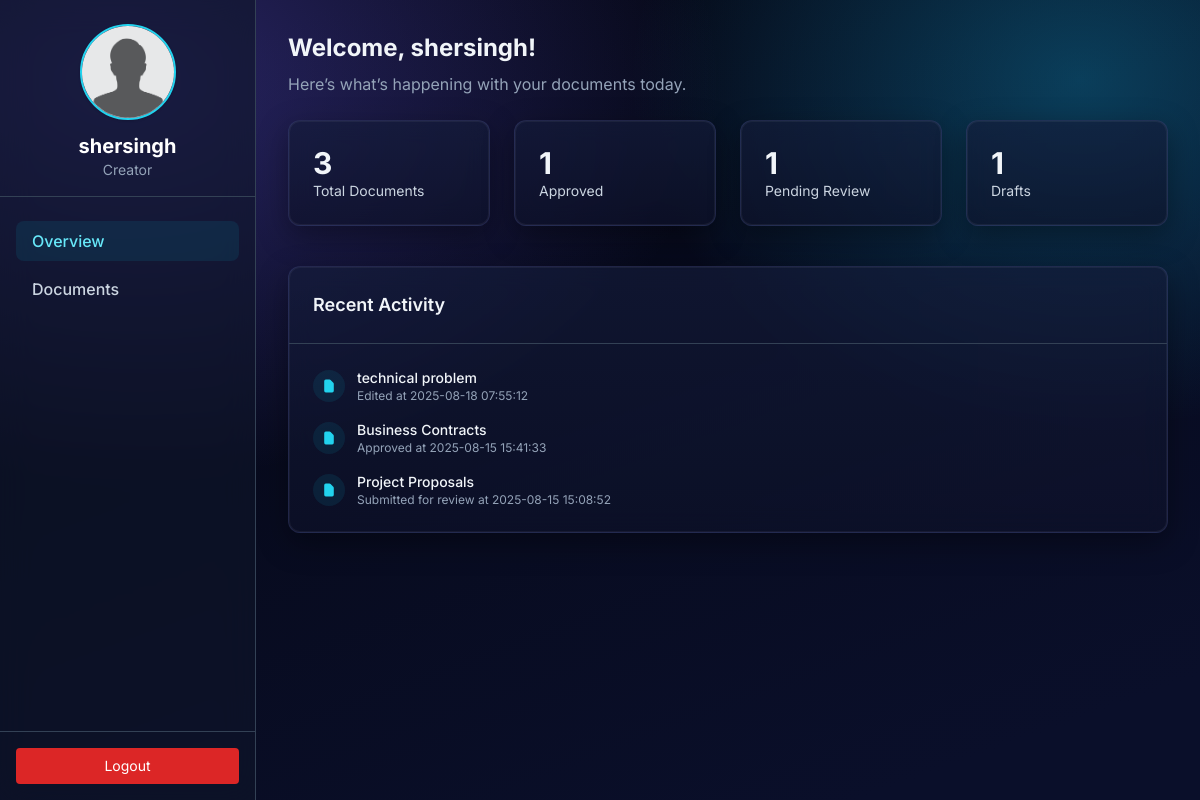
/creator-dashboard (signed in), run on the app's committed database.
### tables this page shows
CREATE TABLE users (
            id INTEGER PRIMARY KEY AUTOINCREMENT,
            name TEXT NOT NULL,
            email TEXT UNIQUE NOT NULL,
            password TEXT NOT NULL,
            role TEXT CHECK(role IN ('creator', 'reviewer')) NOT NULL,
            status TEXT DEFAULT 'active'
        );

CREATE TABLE documents (
            id INTEGER PRIMARY KEY AUTOINCREMENT,
            title TEXT NOT NULL,
            content TEXT NOT NULL,
            author_id INTEGER,
            status TEXT CHECK(status IN ('draft', 'review', 'approved', 'rejected')) NOT NULL DEFAULT 'draft',
            created_at TEXT,
            updated_at TEXT,
            FOREIGN KEY (author_id) REFERENCES users(id)
        );

### app.py (the view)
@app.route('/creator-dashboard')
def creator_dashboard():
    if session.get('role') != 'creator':
        return redirect(url_for('login'))
    conn = connect_db()
    docs = conn.execute(
        'SELECT * FROM documents WHERE author_id = ? ORDER BY updated_at DESC', (session['user_id'],)
    ).fetchall()
    user = conn.execute(
        'SELECT name FROM users WHERE id = ?',
        (session['user_id'],)
    ).fetchone()
    recent_activities = []
    for doc in docs[:5]:
        if doc['status'] == 'review':
            action = 'Submitted for review'
        elif doc['status'] == 'approved':
            action = 'Approved'
        elif doc['status'] == 'rejected':
            action = 'Rejected'
        else:
            action = 'Edited'
        recent_activities.append({
            'document_name': doc['title'],
            'timestamp': f"{action} at {doc['updated_at']}"
        })
    conn.close()
    return render_template('creator_dashboard.html',
                           documents=docs,
                           user_name=user['name'],
                           recent_activities=recent_activities)

### models.py (called while the page is built)
def connect_db():
    conn = sqlite3.connect(DB_NAME)
    conn.row_factory = sqlite3.Row
    return conn

### templates/creator_dashboard.html (shortened to what this page needs)
{% extends "base.html" %}
{% block content %}
<div class="flex flex-col md:flex-row">
  <aside class="sidebar md:fixed top-0 left-0 md:h-screen md:w-64 w-full bg-slate-900/60 backdrop-blur-lg z-40 border-r border-slate-700 flex flex-col justify-between">
    <div>
      <div class="flex flex-col items-center px-4 pt-6 pb-4 border-b border-slate-700">
        <img src="{{ url_for('static', filename='img/default_avatar.png') }}"
             alt="Profile Picture"
             class="w-24 h-24 rounded-full object-cover border-2 border-cyan-400 shadow mb-3" />
        <h1 class="text-xl font-bold text-white text-center">{{ user_name }}</h1>
        <p class="text-sm text-slate-400">Creator</p>
      </div>
      <nav class="mt-6 px-4 space-y-2">
        <a href="#" onclick="showSection('overview')"
           class="nav-link bg-cyan-500/10 text-cyan-300 block px-4 py-2 rounded-lg font-medium">
           Overview</a>
        <a href="#" onclick="showSection('documents')"
           class="nav-link text-slate-300 hover:bg-slate-700/30 block px-4 py-2 rounded-lg font-medium">
           Documents</a>
      </nav>
    </div>
    <div class="p-4 border-t border-slate-700">
      <a href="{{ url_for('logout') }}"
         class="block text-center bg-red-600 hover:bg-red-700 text-white py-2 rounded text-sm">
         Logout</a>
    </div>
  </aside>
  <main class="md:ml-64 p-6 md:p-8 w-full space-y-10 text-slate-100">
    <section id="overview-section" class="section">
      <h2 class="text-2xl font-bold mb-2">Welcome, {{ user_name }}!</h2>
      <p class="text-slate-400 mb-6">Here’s what’s happening with your documents today.</p>
      <div class="grid grid-cols-1 sm:grid-cols-2 lg:grid-cols-4 gap-6">
        <div class="glass rounded-xl p-6">
          <p class="text-3xl font-bold">{{ documents | length }}</p>
          <p class="text-slate-300 text-sm">Total Documents</p>
        </div>
        <div class="glass rounded-xl p-6">
          <p class="text-3xl font-bold">
            {{ documents | selectattr('status', 'equalto', 'approved') | list | length }}
          </p>
          <p class="text-slate-300 text-sm">Approved</p>
        </div>
        <div class="glass rounded-xl p-6">
          <p class="text-3xl font-bold">
            {{ documents | selectattr('status', 'equalto', 'review') | list | length }}
          </p>
          <p class="text-slate-300 text-sm">Pending Review</p>
        </div>
        <div class="glass rounded-xl p-6">
          <p class="text-3xl font-bold">
            {{ documents | selectattr('status', 'equalto', 'draft') | list | length }}
          </p>
          <p class="text-slate-300 text-sm">Drafts</p>
        </div>
      </div>
      <div class="glass rounded-xl mt-10">
        <div class="p-6 border-b border-slate-700">
          <h3 class="text-lg font-semibold">Recent Activity</h3>
        </div>
        <div class="p-6 space-y-4">
          {% for activity in recent_activities %}
          <div class="flex items-center space-x-3">
            <div class="w-8 h-8 bg-cyan-500/10 rounded-full flex items-center justify-center">
              <svg class="w-4 h-4 text-cyan-400" fill="currentColor" viewBox="0 0 20 20">
                <path fill-rule="evenodd"
                      d="M4 4a2 2 0 012-2h4.6A2 2 0 0112 2.6L15.4 6A2 2 0 0116 7.4V16a2 2 0 01-2 2H6a2 2 0 01-2-2V4z"
                      clip-rule="evenodd" />
              </svg>
            </div>
            <div>
              <p class="text-sm font-medium">{{ activity.document_name }}</p>
              <p class="text-xs text-slate-400">{{ activity.timestamp }}</p>
            </div>
          </div>
          {% endfor %}
        </div>
      </div>
    </section>
  </main>
</div>
{% endblock %}

### templates/creator_dashboard.html (style rules this page uses)
body { background: radial-gradient(1200px 800px at 10% 10%, rgba(109, 94, 252, .35), transparent 50%), radial-gradient(900px 700px at 90% 10%, rgba(19, 198, 255, .28), transparent 50%), linear-gradient(160deg, #050714 10%, #0a0f2a 90%); }
.glass { background: linear-gradient(180deg, rgba(20, 28, 58, 0.65), rgba(14, 18, 42, 0.65)); border: 1px solid rgba(150, 163, 255, 0.15); box-shadow: 0 10px 30px rgba(0, 0, 0, 0.35), inset 0 0 0 1px rgba(255, 255, 255, 0.05); backdrop-filter: blur(12px); }
.sidebar { min-height: 100vh; }

### data on the page
users: name "shersingh"
documents: document_name "technical problem", timestamp "Edited at 2025-08-18 07:55:12"
documents: document_name "Business Contracts", timestamp "Approved at 2025-08-15 15:41:33"
documents: document_name "Project Proposals", timestamp "Submitted for review at 2025-08-15 15:08:52"

### other printed values
{{ documents | length }} "3"
{{ documents | selectattr('status', 'equalto', 'review') | list | length }} "1"
{{ documents | selectattr('status', 'equalto', 'draft') | list | length }} "1"
